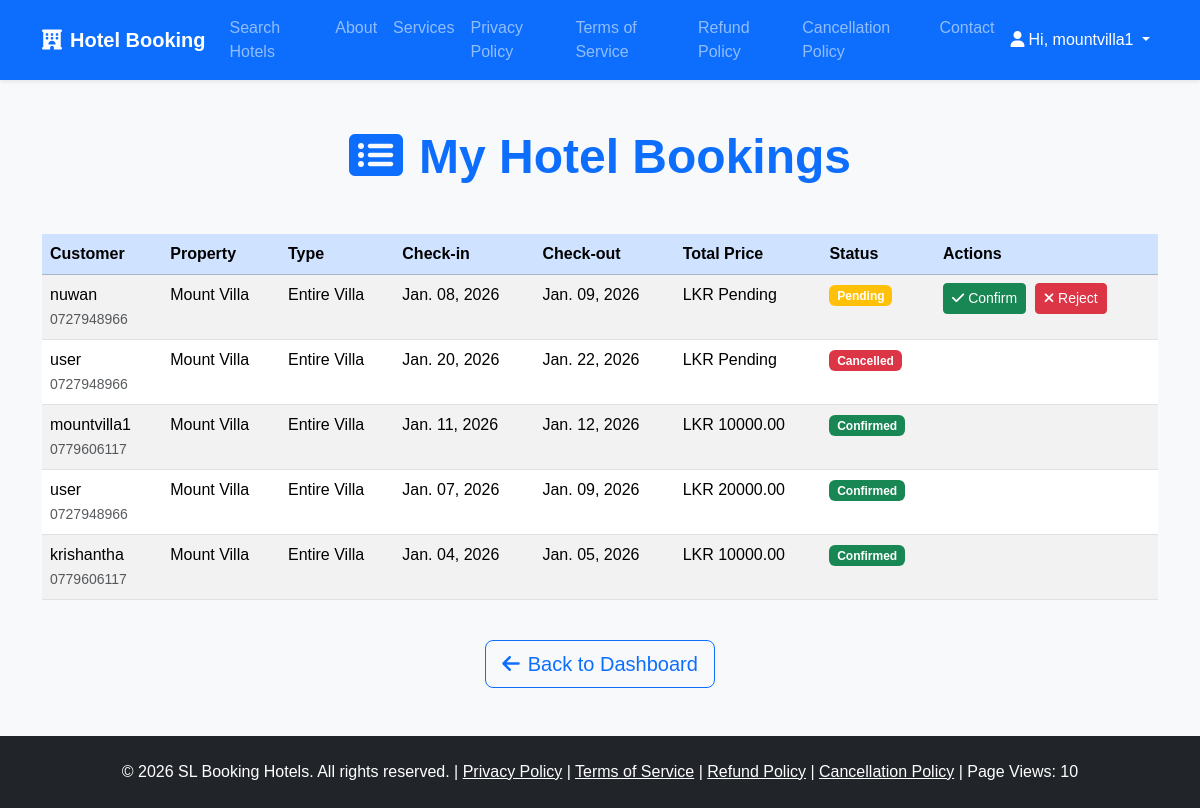
/owner/bookings/ (signed in), run on an earlier commit of the app's database.
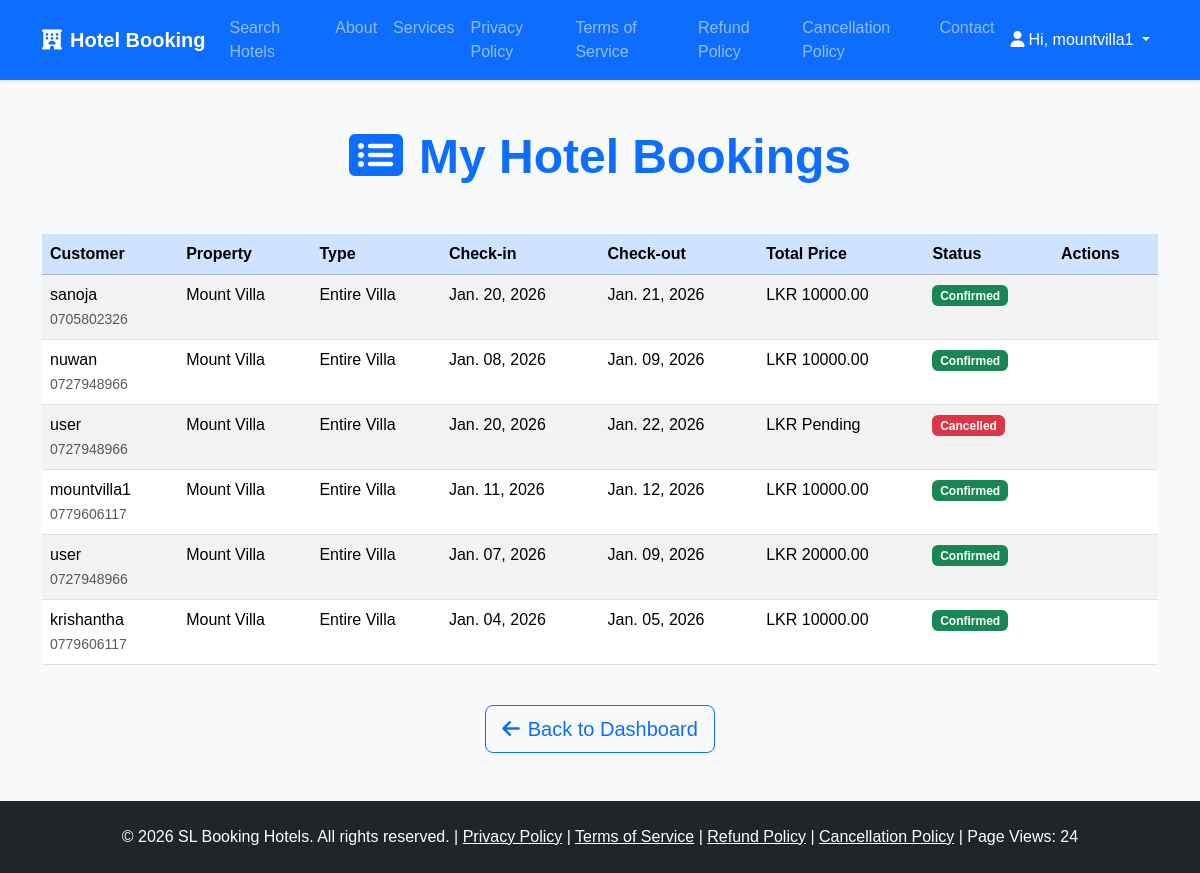
And on a later commit of the database.
### core/models.py (models this page shows, shortened)
class Booking(models.Model):
    hotel = models.ForeignKey(Hotel, on_delete=models.CASCADE, related_name='bookings')
    room = models.ForeignKey(Room, on_delete=models.CASCADE, null=True, blank=True)
    user = models.ForeignKey(User, on_delete=models.CASCADE)
    check_in = models.DateField()
    check_out = models.DateField()
    status = models.CharField(max_length=20, choices=STATUS_CHOICES, default='pending')
    amount = models.DecimalField(max_digits=10, decimal_places=2, default=0.00)

class Profile(models.Model):
    user = models.OneToOneField(User, on_delete=models.CASCADE)
    role = models.CharField(max_length=20, choices=ROLE_CHOICES, default='customer')
    phone_number = models.CharField(max_length=20, blank=True, null=True)

class Hotel(models.Model):
    owner = models.ForeignKey(User, on_delete=models.CASCADE, related_name='hotels')
    name = models.CharField(max_length=200)
    address = models.CharField(max_length=300)
    description = models.TextField()
    main_image = models.ImageField(upload_to='hotels/')
    photo1 = models.ImageField(upload_to='hotels/', blank=True, null=True)
    photo2 = models.ImageField(upload_to='hotels/', blank=True, null=True)
    photo3 = models.ImageField(upload_to='hotels/', blank=True, null=True)
    photo4 = models.ImageField(upload_to='hotels/', blank=True, null=True)
    facilities = MultiSelectField(choices=FACILITIES_CHOICES, blank=True)
    rented_type = models.CharField(max_length=20, choices=RENTED_TYPE_CHOICES, default='rooms')
    price_per_night = models.DecimalField(max_digits=10, decimal_places=2, blank=True, null=True)
    google_location_link = models.URLField(blank=True, null=True, verbose_name="Google Maps Link")
    facebook_page = models.URLField(blank=True, null=True, verbose_name="Facebook Page Link")

### core/views.py (the view)
# urls.py: path('owner/bookings/', views.owner_bookings, name='owner_bookings'),
@login_required
def owner_bookings(request):
    if not hasattr(request.user, 'profile') or request.user.profile.role != 'owner':
        messages.error(request, 'Access denied.')
        return redirect('home')
    bookings = Booking.objects.filter(hotel__owner=request.user).order_by('-id')
    return render(request, 'core/owner_bookings.html', {'bookings': bookings})

### core/context_processors.py (called while the page is built)
def site_stats(request):
    stats, _ = SiteStats.objects.get_or_create(pk=1, defaults={'total_views': 0})
    return {'total_views': stats.total_views}

### templates/core/owner_bookings.html (shortened to what this page needs)
{% extends 'core/base.html' %}
{% load static %}
{% block content %}
<div class="container mt-5 mb-5">
    <h1 class="text-center mb-5 display-5 fw-bold text-primary">
        <i class="fas fa-list-alt me-3"></i>My Hotel Bookings
    </h1>
    {% if bookings %}
        <div class="table-responsive">
            <table class="table table-striped table-hover">
                <thead class="table-primary">
                    <tr>
                        <th>Customer</th>
                        <th>Property</th>
                        <th>Type</th>
                        <th>Check-in</th>
                        <th>Check-out</th>
                        <th>Total Price</th>
                        <th>Status</th>
                        <th>Actions</th>
                    </tr>
                </thead>
                <tbody>
                    {% for booking in bookings %}
                        <tr>
                            <td>
                                {{ booking.user.username }}<br>
                                <small class="text-muted">
                                    {% if booking.user.profile.phone_number %}
                                        {{ booking.user.profile.phone_number }}
                                    {% else %}
                                        No phone provided
                                    {% endif %}
                                </small>
                            </td>
                            <td>{{ booking.hotel.name }}</td>
                            <td>
                                {% if booking.room %}
                                    Room Booking
                                {% else %}
                                    Entire Villa
                                {% endif %}
                            </td>
                            <td>{{ booking.check_in|date:"M. d, Y" }}</td>
                            <td>{{ booking.check_out|date:"M. d, Y" }}</td>
                            <td>
                                {% if booking.amount > 0 %}
                                    LKR {{ booking.amount }}
                                {% else %}
                                    LKR Pending
                                {% endif %}
                            </td>
                            <td>
                                <span class="badge
                                    {% if booking.status == 'pending' %}bg-warning
                                    {% elif booking.status == 'confirmed' %}bg-success
                                    {% else %}bg-danger{% endif %}">
                                    {{ booking.get_status_display }}
                                </span>
                            </td>
                            <td>
                                {% if booking.status == 'pending' %}
                                    <a href="{% url 'confirm_booking' booking.id %}" class="btn btn-success btn-sm me-1">
                                        <i class="fas fa-check"></i> Confirm
                                    </a>
                                    <a href="{% url 'reject_booking' booking.id %}" class="btn btn-danger btn-sm">
                                        <i class="fas fa-times"></i> Reject
                                    </a>
                                {% endif %}
                            </td>
                        </tr>
                    {% endfor %}
                </tbody>
            </table>
        </div>
    {% else %}
        <div class="text-center py-5">
            <p class="text-muted fs-4">No bookings yet.</p>
        </div>
    {% endif %}
    <div class="text-center mt-4">
        <a href="{% url 'owner_dashboard' %}" class="btn btn-outline-primary btn-lg">
            <i class="fas fa-arrow-left me-2"></i>Back to Dashboard
        </a>
    </div>
</div>
{% endblock %}

### templates/core/base.html (shortened to what this page needs)
{% load static %}
<!DOCTYPE html>
<html lang="en">
<head>
    <link href="https://cdn.jsdelivr.net/npm/bootstrap@5.3.3/dist/css/bootstrap.min.css" rel="stylesheet">
    <link rel="stylesheet" href="https://cdnjs.cloudflare.com/ajax/libs/font-awesome/6.5.1/css/all.min.css">
    <link rel="stylesheet" href="{% static 'css/style.css' %}">
</head>
<body>
    <nav class="navbar navbar-expand-lg navbar-dark bg-primary shadow-sm">
        <div class="container">
            <a class="navbar-brand fw-bold" href="{% url 'home' %}">
                <i class="fas fa-hotel me-2"></i>Hotel Booking
            </a>
            <div class="collapse navbar-collapse" id="navbarNav">
                <ul class="navbar-nav me-auto">
                    <li class="nav-item"><a class="nav-link" href="{% url 'search_hotels' %}">Search Hotels</a></li>
                    <li class="nav-item"><a class="nav-link" href="{% url 'about' %}">About</a></li>
                    <li class="nav-item"><a class="nav-link" href="{% url 'services' %}">Services</a></li>
                    <li class="nav-item"><a class="nav-link" href="{% url 'privacy_policy' %}">Privacy Policy</a></li>
                    <li class="nav-item"><a class="nav-link" href="{% url 'terms_of_service' %}">Terms of Service</a></li>
                    <li class="nav-item"><a class="nav-link" href="{% url 'refund_policy' %}">Refund Policy</a></li>
                    <li class="nav-item"><a class="nav-link" href="{% url 'cancellation_policy' %}">Cancellation Policy</a></li>
                    <li class="nav-item"><a class="nav-link" href="{% url 'contact' %}">Contact</a></li>
                </ul>
                <ul class="navbar-nav">
                    {% if user.is_authenticated %}
                        <li class="nav-item dropdown">
                            <a class="nav-link dropdown-toggle text-white" href="#" id="navbarDropdown" role="button" data-bs-toggle="dropdown" aria-expanded="false">
                                <i class="fas fa-user me-1"></i>Hi, {{ user.username }}
                            </a>
                        </li>
                    {% else %}
                        <li class="nav-item"><a class="nav-link" href="{% url 'login' %}"><i class="fas fa-sign-in-alt me-1"></i>Login</a></li>
                        <li class="nav-item"><a class="nav-link" href="{% url 'register' %}"><i class="fas fa-user-plus me-1"></i>Register</a></li>
                    {% endif %}
                </ul>
            </div>
        </div>
    </nav>
    {% block content %}
    {% endblock %}
    <footer class="bg-dark text-white text-center py-4 mt-5">
        <p class="mb-0">
            &copy; 2026 SL Booking Hotels. All rights reserved.
            | <a href="{% url 'privacy_policy' %}" class="text-white">Privacy Policy</a>
            | <a href="{% url 'terms_of_service' %}" class="text-white">Terms of Service</a>
            | <a href="{% url 'refund_policy' %}" class="text-white">Refund Policy</a>
            | <a href="{% url 'cancellation_policy' %}" class="text-white">Cancellation Policy</a>
            | Page Views: {{ total_views|default:0 }}
        </p>
    </footer>
</body>
</html>

What changed in the data, as far as the page shows it:
added Booking: user.username "sanoja", user.profile.phone_number "0705802326", hotel.name "Mount Villa", shows "Entire Villa", check_in "Jan. 20, 2026", check_out "Jan. 21, 2026", amount "10000.00", status "Confirmed"
changed Booking "Jan. 08, 2026": amount (not shown) → "10000.00"; status "Pending" → "Confirmed"; amount "LKR Pending" → "LKR"; no longer shows "Confirm Reject"
Also different on the page:
{{ total_views|default:0 }}: "10" → "24"
